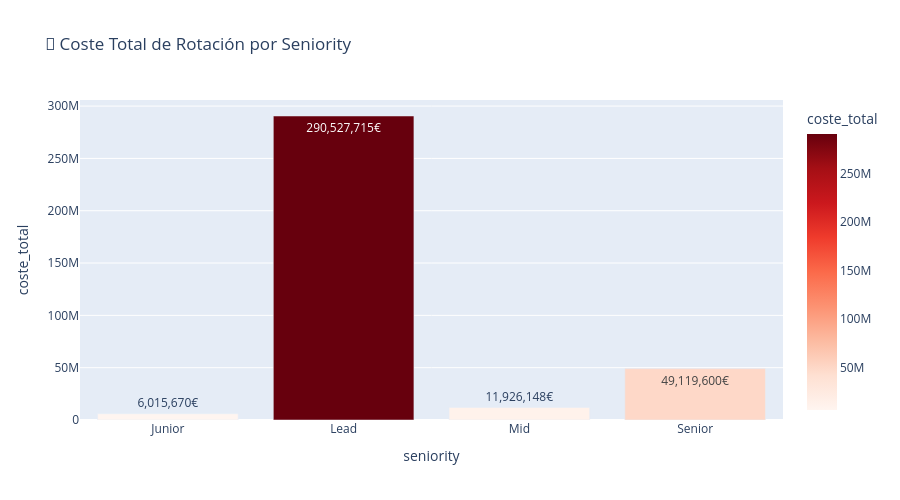

Source (notebook cell):
### Markdown cell above
## 4. Coste por Seniority

### Code cell
coste_seniority = df_all.groupby("seniority").agg({
    "coste_rotacion_individual": ["mean", "sum"]
}).reset_index()
coste_seniority.columns = ["seniority", "coste_medio", "coste_total"]

fig = px.bar(
    coste_seniority,
    x="seniority",
    y="coste_total",
    title="💼 Coste Total de Rotación por Seniority",
    color="coste_total",
    color_continuous_scale="Reds",
    text=[f"{v:,.0f}€" for v in coste_seniority["coste_total"]]
)
fig.update_layout(height=500)
fig.show()

### Figure 1 — Plotly figure (JSON) as saved in the notebook; plotly's stock layout.template omitted (floating-point values rounded to 4 significant figures)
{"data": [{"hovertemplate": "seniority=%{x}<br>coste_total=%{marker.color}<br>text=%{text}<extra></extra>", "legendgroup": "", "marker": {"color": [6016000.0, 290500000.0, 11930000.0, 49120000.0], "coloraxis": "coloraxis", "pattern": {"shape": ""}}, "name": "", "orientation": "v", "showlegend": false, "text": ["6,015,670€", "290,527,715€", "11,926,148€", "49,119,600€"], "textposition": "auto", "type": "bar", "x": ["Junior", "Lead", "Mid", "Senior"], "xaxis": "x", "y": [6016000.0, 290500000.0, 11930000.0, 49120000.0], "yaxis": "y"}], "layout": {"barmode": "relative", "coloraxis": {"autocolorscale": false, "colorbar": {"title": {"text": "coste_total"}}, "colorscale": [[0, "rgb(255,245,240)"], [0.125, "rgb(254,224,210)"], [0.25, "rgb(252,187,161)"], [0.375, "rgb(252,146,114)"], [0.5, "rgb(251,106,74)"], [0.625, "rgb(239,59,44)"], [0.75, "rgb(203,24,29)"], [0.875, "rgb(165,15,21)"], [1, "rgb(103,0,13)"]]}, "height": 500, "legend": {"tracegroupgap": 0}, "title": {"text": "💼 Coste Total de Rotación por Seniority"}, "xaxis": {"anchor": "y", "domain": [0, 1], "title": {"text": "seniority"}}, "yaxis": {"anchor": "x", "domain": [0, 1], "title": {"text": "coste_total"}}}}
